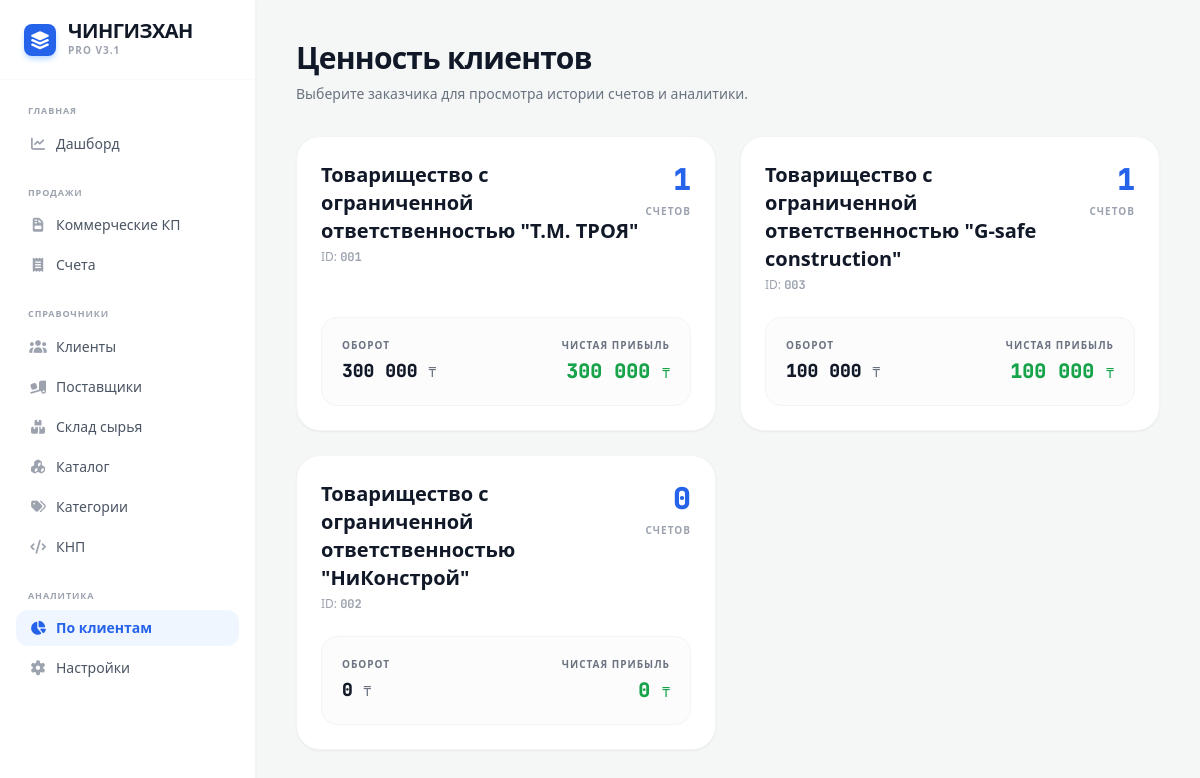
Page /issued_invoices on the committed database.
### tables this page shows
CREATE TABLE clients (id TEXT PRIMARY KEY, name TEXT, bin TEXT, contact TEXT, address TEXT);

### app.py (the view)
@app.route('/issued_invoices')
def issued_invoices():
    with sqlite3.connect(DB_NAME) as conn:
        c = conn.cursor()
        clients = c.execute("SELECT id, name FROM clients ORDER BY name").fetchall()
        clients_data = []
        for client in clients:
            cid = client[0]
            inv_count = c.execute("SELECT COUNT(*) FROM invoices WHERE client_id = ?", (cid,)).fetchone()[0]
            total_revenue = c.execute("SELECT SUM(total) FROM invoices WHERE client_id = ?", (cid,)).fetchone()[0] or 0
            invoices = c.execute("SELECT id FROM invoices WHERE client_id = ?", (cid,)).fetchall()
            total_costs = 0
            for inv in invoices:
                costs = c.execute("SELECT SUM(value) FROM internal_costs WHERE invoice_id = ?", (inv[0],)).fetchone()[0]
                if costs: total_costs += costs
            total_profit = total_revenue - total_costs
            clients_data.append({'id': cid, 'name': client[1], 'count': inv_count, 'revenue': total_revenue, 'profit': total_profit})
    return render_template('issued_clients.html', clients=clients_data)

### templates/issued_clients.html
{% extends "base.html" %}
{% block content %}
<div class="p-10 max-w-7xl mx-auto">
    <div class="mb-8">
        <h2 class="text-3xl font-black text-gray-900 tracking-tight">Ценность клиентов</h2>
        <p class="text-gray-500 mt-2 text-sm">Выберите заказчика для просмотра истории счетов и аналитики.</p>
    </div>
    <div class="grid grid-cols-2 gap-6">
        {% for c in clients %}
        <a href="/client_invoices/{{ c['id'] }}" class="bg-white p-6 rounded-3xl shadow-sm border border-gray-100 hover:shadow-md hover:border-blue-200 transition group flex flex-col justify-between">
            <div class="flex justify-between items-start mb-6">
                <div>
                    <h3 class="font-bold text-gray-900 text-xl group-hover:text-blue-600 transition">{{ c['name'] }}</h3>
                    <p class="text-xs text-gray-400 mt-1 font-medium">ID: <span class="font-mono font-bold">{{ c['id'] }}</span></p>
                </div>
                <div class="text-right">
                    <span class="block text-3xl font-black text-blue-600 font-mono">{{ c['count'] }}</span>
                    <span class="text-[10px] text-gray-400 uppercase font-black tracking-widest">счетов</span>
                </div>
            </div>
            <div class="bg-gray-50/50 p-5 rounded-2xl flex justify-between items-center border border-gray-100 group-hover:bg-blue-50/30 transition">
                <div>
                    <span class="block text-[10px] text-gray-500 uppercase font-black tracking-widest mb-1">Оборот</span>
                    <span class="block font-black text-gray-900 font-mono text-lg">{{ '{:,.0f}'.format(c['revenue']).replace(',', ' ') }} <span class="text-sm font-sans text-gray-500 font-medium">₸</span></span>
                </div>
                <div class="text-right">
                    <span class="block text-[10px] text-gray-500 uppercase font-black tracking-widest mb-1">Чистая прибыль</span>
                    <span class="block font-black text-green-600 text-xl font-mono">{{ '{:,.0f}'.format(c['profit']).replace(',', ' ') }} <span class="text-sm font-sans font-medium">₸</span></span>
                </div>
            </div>
        </a>
        {% endfor %}
    </div>
</div>
{% endblock %}

### rows in the picture
clients: name "Товарищество с ограниченной ответственностью \"Т.М. ТРОЯ\"", id "001", count "1", revenue "300 000", profit "300 000"
clients: name "Товарищество с ограниченной ответственностью \"G-safe construction\"", id "003", count "1", revenue "100 000", profit "100 000"
clients: name "Товарищество с ограниченной ответственностью \"НиКонстрой\"", id "002", count "0", revenue "0", profit "0"
